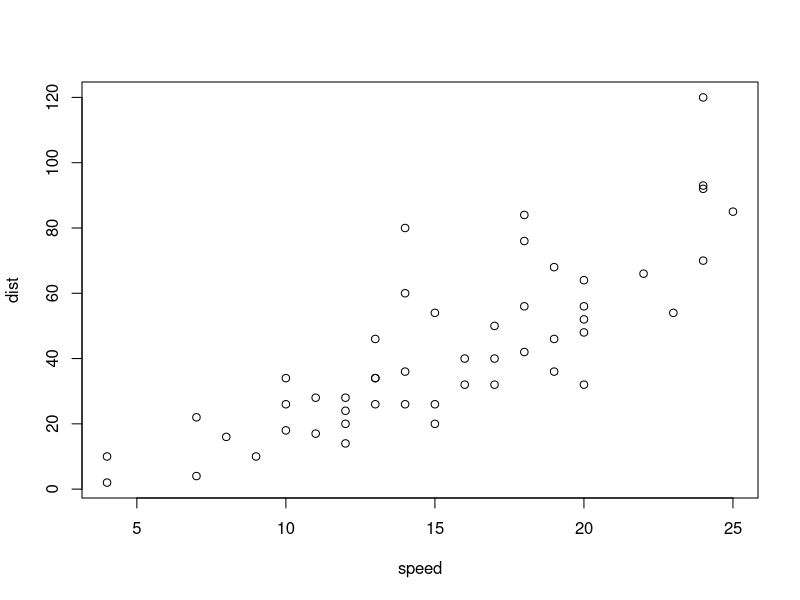
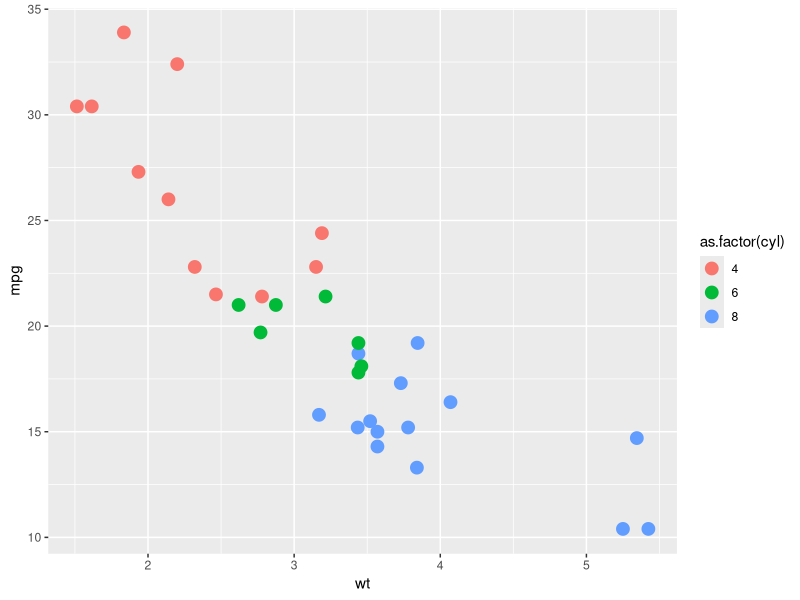

The R source for these figures, in order: (Note: this script raises an error after producing the figures.)
## ---- chunk 1
plot(cars)
## ---- chunk 2
library(ggplot2)
data("mtcars")
ggplot(data = mtcars, aes(x = wt, y= mpg)) +
  geom_point(aes(color=as.factor(cyl)), size = 4)
## ---- chunk 3
print('Hello world')
print("This is R programming Workshop!")
## ---- chunk 4
print(class(3.14))
print(class('R programming'))
print(class(TRUE))
## ---- chunk 5
18 + 4
18 - 4
18 * 4
18 / 4
2 ** 3
2 ^ 3
18 %% 4
18 %/% 4
log(2)
log10(2)
## ---- chunk 6
5 + (4 - 3 * 2)**3 + 1
## ---- chunk 7
x <- 18
y = 4
z <- x + y
print(z)
class(z)
## ---- chunk 8
a = 5 + (4 - 3 * 2)**3 + 1
a = 10
a = a * 2
a = a - 5
a
## ---- chunk 9
temp = 20
fahrenheit <- (temp * 9 / 5) + 32
print(fahrenheit)
## ---- chunk 10
z <- 10
y = 6
assign('x', 2)

x < y
x >= y
x != y
x == y

x > 2
x >= 2


x > 1 & y < 10
x > 1 & y > 10

x > 1 | y > 10
## ---- chunk 11
x <- pi
x

e <- exp(1)
e

x <- letters
x

x <- LETTERS
x

x <- month.name
x

x <- month.abb
x
## ---- chunk 12
# This line is comment!
r = 0.2 # interest rate
## ---- chunk 13
x <- 1:10
x

x <- 1:10 * 2
x

x <- seq(5)
x

x <- seq(from=1, to=9)
x

x <- seq(from=1, to=9, by=3)
x

x <- seq(1,10,2)
x
## ---- chunk 14
x <- seq(1,10,length = 5)
x
## ---- chunk 15
x <- 1:3
x

y <- rep(x, time = 5)
y

y <- rep(x, each = 5)
y
## ---- chunk 16
years = 2000:2025
growth_rate <- 0.03 # rate
GDP = 1000 * (1+growth_rate)**(years - 2000)
GDP
## ---- chunk 17
"R" + 2
## ---- chunk 18
age <- 15
if (age >= 18){
  print('You are old enough to vote!')
} else {
  print('You can NOT vote yet!')
  print(paste('You can will vote after ', 18 - age, ' years.'))
}
## ---- chunk 19
age <- 16
if (age <= 4){
  price = 0
} else if (age < 16){
  price = 50
} else if (age >= 16){
  price = 100
}

print(paste("Your cost is $", price))
## ---- chunk 20
for (i in 1:5){
  print(i)
}
## ---- chunk 21
for (i in 1:5){
  print(i*i)
}
## ---- chunk 22
z = 0
for (i in 1:10){
  z = z + i
  print(z)
}
## ---- chunk 23
i <- 1
while (i < 10){
  print(i)
  i <- i + 1
}
## ---- chunk 24

## ---- chunk 25

## ---- chunk 26

## ---- chunk 27

## ---- chunk 28

## ---- chunk 29

## ---- chunk 30

## ---- chunk 31

## ---- chunk 32

## ---- chunk 33

## ---- chunk 34

## ---- chunk 35

## ---- chunk 36

## ---- chunk 37

## ---- chunk 38

## ---- chunk 39

## ---- chunk 40

## ---- chunk 41

## ---- chunk 42
x <- c('Male', "Female", "Male", 'Male', "Female")
## ---- chunk 43

## ---- chunk 44

## ---- chunk 45

## ---- chunk 46
students <- c("Alice", "Bob", "Charlie", "David", "Eve")
scores <- c(85, 92, 78, 55, 88)
## ---- chunk 47

## ---- chunk 48

## ---- chunk 49

## ---- chunk 50

## ---- chunk 51

## ---- chunk 52

## ---- chunk 53

## ---- chunk 54

## ---- chunk 55

## ---- chunk 56
A <- matrix(c(1,2,3,4,5,6,8,9,1) , nrow=3, ncol=3, byrow=TRUE)
B <- matrix(c(3,1,2,4,2,1,5,1,2), nrow=3, ncol=3, byrow=TRUE)


## ---- chunk 57
A <- matrix(c(1,2,3,4,5,6,8,9,1,4,2,3) , nrow=3, ncol=4, byrow=TRUE)

## ---- chunk 58

## ---- chunk 59
set.seed(123)
mat <- matrix(sample(1:100, 16), nrow = 4)

## ---- chunk 60
set.seed(123)
A <- matrix(sample(1:10, 9, replace = TRUE), nrow = 3)
b <- c(30, 20, 15)

## ---- chunk 61

## ---- chunk 62

## ---- chunk 63

